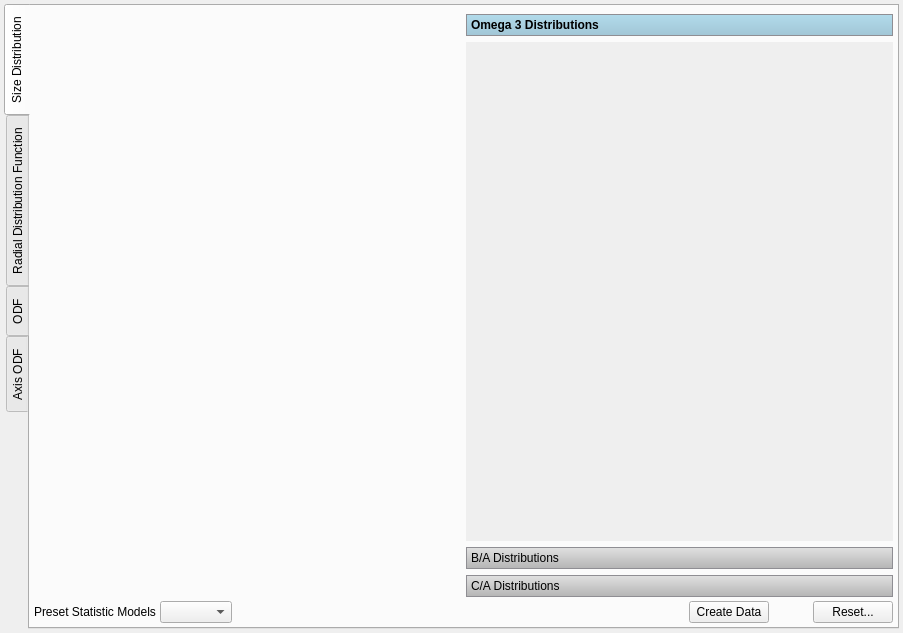
<?xml version="1.0" encoding="UTF-8"?>
<ui version="4.0">
 <class>PrecipitatePhaseWidget</class>
 <widget class="StatsGenWidget" name="PrecipitatePhaseWidget">
  <property name="geometry">
   <rect>
    <x>0</x>
    <y>0</y>
    <width>903</width>
    <height>633</height>
   </rect>
  </property>
  <property name="windowTitle">
   <string>Form</string>
  </property>
  <layout class="QVBoxLayout" name="verticalLayout_2">
   <property name="leftMargin">
    <number>4</number>
   </property>
   <property name="topMargin">
    <number>4</number>
   </property>
   <property name="rightMargin">
    <number>4</number>
   </property>
   <property name="bottomMargin">
    <number>4</number>
   </property>
   <item>
    <widget class="QTabWidget" name="tabWidget">
     <property name="tabPosition">
      <enum>QTabWidget::West</enum>
     </property>
     <property name="tabShape">
      <enum>QTabWidget::Rounded</enum>
     </property>
     <property name="currentIndex">
      <number>0</number>
     </property>
     <widget class="QWidget" name="sizeDistributionTab">
      <attribute name="title">
       <string>Size Distribution</string>
      </attribute>
      <layout class="QGridLayout" name="gridLayout">
       <property name="leftMargin">
        <number>4</number>
       </property>
       <property name="topMargin">
        <number>8</number>
       </property>
       <property name="rightMargin">
        <number>4</number>
       </property>
       <property name="bottomMargin">
        <number>4</number>
       </property>
       <property name="spacing">
        <number>4</number>
       </property>
       <item row="1" column="0">
        <widget class="StatsGenFeatureSizeWidget" name="m_FeatureSizeDistWidget" native="true">
         <property name="sizePolicy">
          <sizepolicy hsizetype="Expanding" vsizetype="Expanding">
           <horstretch>0</horstretch>
           <verstretch>0</verstretch>
          </sizepolicy>
         </property>
        </widget>
       </item>
       <item row="1" column="1">
        <widget class="QToolBox" name="plotToolbox">
         <property name="styleSheet">
          <string notr="true">QToolBox::tab {
	color: #000000;

	background-color: qlineargradient(spread:pad, x1:0, y1:0, x2:0, y2:1, stop:0 #F0A3FC  , stop:1 #E49CF0);
	background-color: qlineargradient(spread:pad, x1:0, y1:0, x2:0, y2:1, stop:0 #FFABD1   , stop:1 #F59ABC);

	background-color: qlineargradient(spread:pad, x1:0, y1:0, x2:0, y2:1, stop:0 #FF9EA0, stop:1 #FE8F91);

	background-color: qlineargradient(spread:pad, x1:0, y1:1, x2:0, y2:0, stop:0 rgba(180, 180, 180, 255), stop:1 rgba(225, 225, 225, 255));

    border: 1px solid #8F8E93;
    min-width: 8ex;
    padding: 0px;
}

QToolBox::tab:selected {
	background-color: qlineargradient(spread:pad, x1:0, y1:0, x2:0, y2:1, stop:0 #B2DBEC , stop:1 #A1C6D5);
	background-color: qlineargradient(spread:pad, x1:0, y1:0, x2:0, y2:1, stop:0 #9BF5F0 , stop:1 #8BDCD8);

	background-color: qlineargradient(spread:pad, x1:0, y1:0, x2:0, y2:1, stop:0 #B2DBEC , stop:1 #A1C6D5);

	color: #000000;
	font-weight: bold;
}

QToolBox::tab::title {	 		
       subcontrol-position: top right;	 		
       subcontrol-origin: margin;	 		
}
</string>
         </property>
         <property name="frameShape">
          <enum>QFrame::NoFrame</enum>
         </property>
         <property name="currentIndex">
          <number>0</number>
         </property>
         <widget class="QWidget" name="omega3Distributions">
          <property name="geometry">
           <rect>
            <x>0</x>
            <y>0</y>
            <width>427</width>
            <height>469</height>
           </rect>
          </property>
          <attribute name="label">
           <string>Omega 3 Distributions</string>
          </attribute>
          <layout class="QVBoxLayout" name="verticalLayout_5">
           <property name="spacing">
            <number>2</number>
           </property>
           <property name="leftMargin">
            <number>4</number>
           </property>
           <property name="topMargin">
            <number>0</number>
           </property>
           <property name="rightMargin">
            <number>4</number>
           </property>
           <property name="bottomMargin">
            <number>0</number>
           </property>
           <item>
            <widget class="StatsGenPlotWidget" name="m_Omega3Plot" native="true">
             <property name="sizePolicy">
              <sizepolicy hsizetype="Expanding" vsizetype="Expanding">
               <horstretch>0</horstretch>
               <verstretch>0</verstretch>
              </sizepolicy>
             </property>
             <property name="maximumSize">
              <size>
               <width>16777215</width>
               <height>16777215</height>
              </size>
             </property>
            </widget>
           </item>
          </layout>
         </widget>
         <widget class="QWidget" name="baDistributions">
          <property name="geometry">
           <rect>
            <x>0</x>
            <y>0</y>
            <width>421</width>
            <height>457</height>
           </rect>
          </property>
          <attribute name="label">
           <string>B/A Distributions</string>
          </attribute>
          <layout class="QVBoxLayout" name="verticalLayout_6">
           <property name="spacing">
            <number>2</number>
           </property>
           <property name="leftMargin">
            <number>4</number>
           </property>
           <property name="topMargin">
            <number>4</number>
           </property>
           <property name="rightMargin">
            <number>4</number>
           </property>
           <property name="bottomMargin">
            <number>4</number>
           </property>
           <item>
            <widget class="StatsGenPlotWidget" name="m_BOverAPlot" native="true">
             <property name="sizePolicy">
              <sizepolicy hsizetype="Expanding" vsizetype="Expanding">
               <horstretch>0</horstretch>
               <verstretch>0</verstretch>
              </sizepolicy>
             </property>
             <property name="minimumSize">
              <size>
               <width>0</width>
               <height>0</height>
              </size>
             </property>
            </widget>
           </item>
          </layout>
         </widget>
         <widget class="QWidget" name="caDistributions">
          <property name="geometry">
           <rect>
            <x>0</x>
            <y>0</y>
            <width>421</width>
            <height>457</height>
           </rect>
          </property>
          <attribute name="label">
           <string>C/A Distributions</string>
          </attribute>
          <layout class="QVBoxLayout" name="verticalLayout_7">
           <property name="spacing">
            <number>2</number>
           </property>
           <property name="leftMargin">
            <number>4</number>
           </property>
           <property name="topMargin">
            <number>4</number>
           </property>
           <property name="rightMargin">
            <number>4</number>
           </property>
           <property name="bottomMargin">
            <number>4</number>
           </property>
           <item>
            <widget class="StatsGenPlotWidget" name="m_COverAPlot" native="true">
             <property name="sizePolicy">
              <sizepolicy hsizetype="Expanding" vsizetype="Expanding">
               <horstretch>0</horstretch>
               <verstretch>0</verstretch>
              </sizepolicy>
             </property>
            </widget>
           </item>
          </layout>
         </widget>
        </widget>
       </item>
       <item row="2" column="0" colspan="2">
        <layout class="QHBoxLayout" name="horizontalLayout_3">
         <item>
          <widget class="QLabel" name="label_6">
           <property name="text">
            <string>Preset Statistic Models</string>
           </property>
          </widget>
         </item>
         <item>
          <widget class="QComboBox" name="microstructurePresetCombo">
           <property name="enabled">
            <bool>true</bool>
           </property>
          </widget>
         </item>
         <item>
          <spacer name="horizontalSpacer_4">
           <property name="orientation">
            <enum>Qt::Horizontal</enum>
           </property>
           <property name="sizeHint" stdset="0">
            <size>
             <width>40</width>
             <height>20</height>
            </size>
           </property>
          </spacer>
         </item>
         <item>
          <widget class="QPushButton" name="m_GenerateDefaultData">
           <property name="text">
            <string>Create Data</string>
           </property>
          </widget>
         </item>
         <item>
          <spacer name="horizontalSpacer">
           <property name="orientation">
            <enum>Qt::Horizontal</enum>
           </property>
           <property name="sizeType">
            <enum>QSizePolicy::Fixed</enum>
           </property>
           <property name="sizeHint" stdset="0">
            <size>
             <width>40</width>
             <height>20</height>
            </size>
           </property>
          </spacer>
         </item>
         <item>
          <widget class="QPushButton" name="m_ResetDataBtn">
           <property name="text">
            <string>Reset...</string>
           </property>
          </widget>
         </item>
        </layout>
       </item>
      </layout>
     </widget>
     <widget class="QWidget" name="rdfTab">
      <attribute name="title">
       <string>Radial Distribution Function</string>
      </attribute>
      <layout class="QHBoxLayout" name="horizontalLayout_2">
       <property name="leftMargin">
        <number>4</number>
       </property>
       <property name="topMargin">
        <number>4</number>
       </property>
       <property name="rightMargin">
        <number>4</number>
       </property>
       <property name="bottomMargin">
        <number>4</number>
       </property>
      </layout>
     </widget>
     <widget class="StatsGenODFWidget" name="m_ODFWidget">
      <attribute name="title">
       <string>ODF</string>
      </attribute>
     </widget>
     <widget class="StatsGenAxisODFWidget" name="m_AxisODFWidget">
      <attribute name="title">
       <string>Axis ODF</string>
      </attribute>
     </widget>
    </widget>
   </item>
  </layout>
 </widget>
 <customwidgets>
  <customwidget>
   <class>StatsGenWidget</class>
   <extends>QWidget</extends>
   <header location="global">StatsGenWidget.h</header>
   <container>1</container>
  </customwidget>
  <customwidget>
   <class>StatsGenPlotWidget</class>
   <extends>QWidget</extends>
   <header location="global">StatsGenPlotWidget.h</header>
   <container>1</container>
  </customwidget>
  <customwidget>
   <class>StatsGenODFWidget</class>
   <extends>QWidget</extends>
   <header location="global">StatsGenODFWidget.h</header>
   <container>1</container>
  </customwidget>
  <customwidget>
   <class>StatsGenAxisODFWidget</class>
   <extends>QWidget</extends>
   <header location="global">StatsGenAxisODFWidget.h</header>
  </customwidget>
  <customwidget>
   <class>StatsGenFeatureSizeWidget</class>
   <extends>QWidget</extends>
   <header location="global">StatsGenFeatureSizeWidget.h</header>
   <container>1</container>
  </customwidget>
 </customwidgets>
 <resources/>
 <connections/>
</ui>
